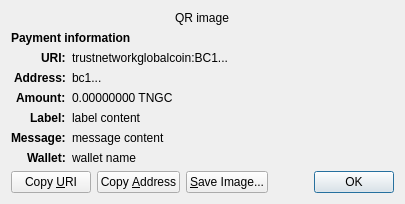
<?xml version="1.0" encoding="UTF-8"?>
<ui version="4.0">
 <class>ReceiveRequestDialog</class>
 <widget class="QDialog" name="ReceiveRequestDialog">
  <property name="geometry">
   <rect>
    <x>0</x>
    <y>0</y>
    <width>413</width>
    <height>229</height>
   </rect>
  </property>
  <property name="windowTitle">
   <string>Request payment to ...</string>
  </property>
  <layout class="QGridLayout" name="gridLayout" columnstretch="0,1">
   <property name="sizeConstraint">
    <enum>QLayout::SetFixedSize</enum>
   </property>
   <item row="0" column="0" colspan="2" alignment="Qt::AlignHCenter">
    <widget class="QRImageWidget" name="qr_code">
     <property name="text">
      <string notr="true">QR image</string>
     </property>
     <property name="textInteractionFlags">
      <set>Qt::NoTextInteraction</set>
     </property>
    </widget>
   </item>
   <item row="1" column="0" colspan="2">
    <widget class="QLabel" name="payment_header">
     <property name="font">
      <font>
       <weight>75</weight>
       <bold>true</bold>
      </font>
     </property>
     <property name="text">
      <string>Payment information</string>
     </property>
     <property name="textInteractionFlags">
      <set>Qt::NoTextInteraction</set>
     </property>
    </widget>
   </item>
   <item row="2" column="0" alignment="Qt::AlignRight|Qt::AlignTop">
    <widget class="QLabel" name="uri_tag">
     <property name="font">
      <font>
       <weight>75</weight>
       <bold>true</bold>
      </font>
     </property>
     <property name="text">
      <string notr="true">URI:</string>
     </property>
     <property name="textFormat">
      <enum>Qt::PlainText</enum>
     </property>
     <property name="textInteractionFlags">
      <set>Qt::NoTextInteraction</set>
     </property>
    </widget>
   </item>
   <item row="2" column="1" alignment="Qt::AlignTop">
    <widget class="QLabel" name="uri_content">
     <property name="text">
      <string notr="true">trustnetworkglobalcoin:BC1...</string>
     </property>
     <property name="textFormat">
      <enum>Qt::RichText</enum>
     </property>
     <property name="wordWrap">
      <bool>true</bool>
     </property>
     <property name="textInteractionFlags">
      <set>Qt::TextSelectableByMouse</set>
     </property>
    </widget>
   </item>
   <item row="3" column="0" alignment="Qt::AlignRight|Qt::AlignTop">
    <widget class="QLabel" name="address_tag">
     <property name="font">
      <font>
       <weight>75</weight>
       <bold>true</bold>
      </font>
     </property>
     <property name="text">
      <string>Address:</string>
     </property>
     <property name="textInteractionFlags">
      <set>Qt::NoTextInteraction</set>
     </property>
    </widget>
   </item>
   <item row="3" column="1" alignment="Qt::AlignTop">
    <widget class="QLabel" name="address_content">
     <property name="text">
      <string notr="true">bc1...</string>
     </property>
     <property name="textFormat">
      <enum>Qt::PlainText</enum>
     </property>
     <property name="textInteractionFlags">
      <set>Qt::TextSelectableByMouse</set>
     </property>
    </widget>
   </item>
   <item row="4" column="0" alignment="Qt::AlignRight|Qt::AlignTop">
    <widget class="QLabel" name="amount_tag">
     <property name="font">
      <font>
       <weight>75</weight>
       <bold>true</bold>
      </font>
     </property>
     <property name="text">
      <string>Amount:</string>
     </property>
     <property name="textInteractionFlags">
      <set>Qt::NoTextInteraction</set>
     </property>
    </widget>
   </item>
   <item row="4" column="1" alignment="Qt::AlignTop">
    <widget class="QLabel" name="amount_content">
     <property name="text">
      <string notr="true">0.00000000 TNGC</string>
     </property>
     <property name="textFormat">
      <enum>Qt::PlainText</enum>
     </property>
     <property name="textInteractionFlags">
      <set>Qt::TextSelectableByMouse</set>
     </property>
    </widget>
   </item>
   <item row="5" column="0" alignment="Qt::AlignRight|Qt::AlignTop">
    <widget class="QLabel" name="label_tag">
     <property name="font">
      <font>
       <weight>75</weight>
       <bold>true</bold>
      </font>
     </property>
     <property name="text">
      <string>Label:</string>
     </property>
     <property name="textInteractionFlags">
      <set>Qt::NoTextInteraction</set>
     </property>
    </widget>
   </item>
   <item row="5" column="1" alignment="Qt::AlignTop">
    <widget class="QLabel" name="label_content">
     <property name="text">
      <string notr="true">label content</string>
     </property>
     <property name="textFormat">
      <enum>Qt::PlainText</enum>
     </property>
     <property name="wordWrap">
      <bool>true</bool>
     </property>
     <property name="textInteractionFlags">
      <set>Qt::TextSelectableByMouse</set>
     </property>
    </widget>
   </item>
   <item row="6" column="0" alignment="Qt::AlignRight|Qt::AlignTop">
    <widget class="QLabel" name="message_tag">
     <property name="font">
      <font>
       <weight>75</weight>
       <bold>true</bold>
      </font>
     </property>
     <property name="text">
      <string>Message:</string>
     </property>
     <property name="textInteractionFlags">
      <set>Qt::NoTextInteraction</set>
     </property>
    </widget>
   </item>
   <item row="6" column="1" alignment="Qt::AlignTop">
    <widget class="QLabel" name="message_content">
     <property name="text">
      <string notr="true">message content</string>
     </property>
     <property name="textFormat">
      <enum>Qt::PlainText</enum>
     </property>
     <property name="wordWrap">
      <bool>true</bool>
     </property>
     <property name="textInteractionFlags">
      <set>Qt::TextSelectableByMouse</set>
     </property>
    </widget>
   </item>
   <item row="7" column="0" alignment="Qt::AlignRight|Qt::AlignTop">
    <widget class="QLabel" name="wallet_tag">
     <property name="font">
      <font>
       <weight>75</weight>
       <bold>true</bold>
      </font>
     </property>
     <property name="text">
      <string>Wallet:</string>
     </property>
     <property name="textInteractionFlags">
      <set>Qt::NoTextInteraction</set>
     </property>
    </widget>
   </item>
   <item row="7" column="1" alignment="Qt::AlignTop">
    <widget class="QLabel" name="wallet_content">
     <property name="text">
      <string notr="true">wallet name</string>
     </property>
     <property name="textFormat">
      <enum>Qt::PlainText</enum>
     </property>
     <property name="wordWrap">
      <bool>true</bool>
     </property>
     <property name="textInteractionFlags">
      <set>Qt::TextSelectableByMouse</set>
     </property>
    </widget>
   </item>
   <item row="8" column="0" colspan="2">
    <layout class="QHBoxLayout" name="horizontalLayout">
     <item>
      <widget class="QPushButton" name="btnCopyURI">
       <property name="text">
        <string>Copy &amp;URI</string>
       </property>
       <property name="autoDefault">
        <bool>false</bool>
       </property>
      </widget>
     </item>
     <item>
      <widget class="QPushButton" name="btnCopyAddress">
       <property name="text">
        <string>Copy &amp;Address</string>
       </property>
       <property name="autoDefault">
        <bool>false</bool>
       </property>
      </widget>
     </item>
     <item>
      <widget class="QPushButton" name="btnSaveAs">
       <property name="text">
        <string>&amp;Save Image...</string>
       </property>
       <property name="autoDefault">
        <bool>false</bool>
       </property>
      </widget>
     </item>
     <item>
      <spacer name="horizontalSpacer_2">
       <property name="orientation">
        <enum>Qt::Horizontal</enum>
       </property>
       <property name="sizeHint" stdset="0">
        <size>
         <width>40</width>
         <height>20</height>
        </size>
       </property>
      </spacer>
     </item>
     <item>
      <widget class="QDialogButtonBox" name="buttonBox">
       <property name="focusPolicy">
        <enum>Qt::StrongFocus</enum>
       </property>
       <property name="standardButtons">
        <set>QDialogButtonBox::Ok</set>
       </property>
      </widget>
     </item>
    </layout>
   </item>
  </layout>
 </widget>
 <customwidgets>
  <customwidget>
   <class>QRImageWidget</class>
   <extends>QLabel</extends>
   <header>qt/qrimagewidget.h</header>
  </customwidget>
 </customwidgets>
 <tabstops>
  <tabstop>buttonBox</tabstop>
  <tabstop>btnCopyURI</tabstop>
  <tabstop>btnCopyAddress</tabstop>
  <tabstop>btnSaveAs</tabstop>
 </tabstops>
 <resources/>
 <connections>
  <connection>
   <sender>buttonBox</sender>
   <signal>accepted()</signal>
   <receiver>ReceiveRequestDialog</receiver>
   <slot>accept()</slot>
   <hints>
    <hint type="sourcelabel">
     <x>135</x>
     <y>230</y>
    </hint>
    <hint type="destinationlabel">
     <x>135</x>
     <y>126</y>
    </hint>
   </hints>
  </connection>
 </connections>
</ui>
